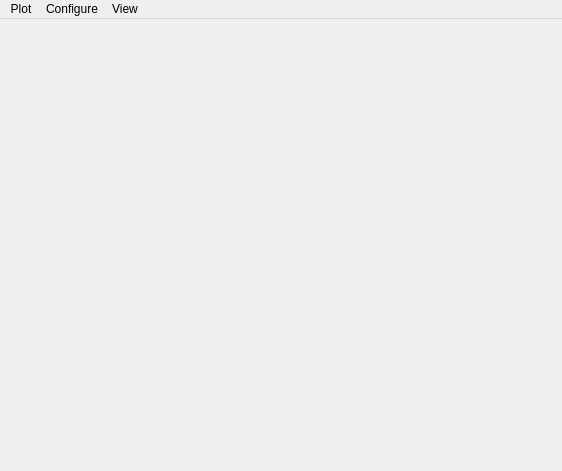
<?xml version="1.0" encoding="UTF-8"?>
<ui version="4.0">
 <class>WindowSignalPlot</class>
 <widget class="QMainWindow" name="WindowSignalPlot">
  <property name="geometry">
   <rect>
    <x>0</x>
    <y>0</y>
    <width>562</width>
    <height>471</height>
   </rect>
  </property>
  <property name="cursor">
   <cursorShape>UpArrowCursor</cursorShape>
  </property>
  <property name="windowTitle">
   <string>Signal</string>
  </property>
  <widget class="QWidget" name="centralwidget">
   <layout class="QGridLayout" name="gridLayout">
    <item row="0" column="0">
     <widget class="SignalPlot" name="qwtPlotSignal">
      <property name="canvasBackground" stdset="0">
       <brush brushstyle="SolidPattern">
        <color alpha="255">
         <red>255</red>
         <green>255</green>
         <blue>255</blue>
        </color>
       </brush>
      </property>
     </widget>
    </item>
   </layout>
  </widget>
  <widget class="QMenuBar" name="menubar">
   <property name="geometry">
    <rect>
     <x>0</x>
     <y>0</y>
     <width>562</width>
     <height>21</height>
    </rect>
   </property>
   <widget class="QMenu" name="menuConfigure">
    <property name="title">
     <string>Configure</string>
    </property>
    <addaction name="actionOptions"/>
    <addaction name="actionRefresh"/>
    <addaction name="actionDisplayAverageWaveform"/>
    <addaction name="separator"/>
    <addaction name="actionActiveCuts"/>
   </widget>
   <widget class="QMenu" name="menuFile">
    <property name="title">
     <string>Plot</string>
    </property>
    <addaction name="actionSaveImage"/>
    <addaction name="actionSaveData"/>
   </widget>
   <widget class="QMenu" name="menuView">
    <property name="title">
     <string>View</string>
    </property>
    <widget class="QMenu" name="menuShow">
     <property name="title">
      <string>Show</string>
     </property>
     <addaction name="actionToFGates"/>
     <addaction name="actionChargeIntegralGates"/>
    </widget>
    <addaction name="actionRenameWindow"/>
    <addaction name="actionAutoscale"/>
    <addaction name="actionAlignSignals"/>
    <addaction name="menuShow"/>
   </widget>
   <addaction name="menuFile"/>
   <addaction name="menuConfigure"/>
   <addaction name="menuView"/>
  </widget>
  <action name="actionOptions">
   <property name="text">
    <string>Options</string>
   </property>
   <property name="shortcut">
    <string>C, O</string>
   </property>
  </action>
  <action name="actionSaveImage">
   <property name="text">
    <string>Save image</string>
   </property>
   <property name="shortcut">
    <string>P, I</string>
   </property>
  </action>
  <action name="actionSaveData">
   <property name="text">
    <string>Save data</string>
   </property>
   <property name="shortcut">
    <string>P, D, Ctrl+S</string>
   </property>
  </action>
  <action name="actionClose">
   <property name="text">
    <string>Close</string>
   </property>
  </action>
  <action name="actionRefresh">
   <property name="text">
    <string>Refresh</string>
   </property>
   <property name="shortcut">
    <string>C, R</string>
   </property>
  </action>
  <action name="actionDisplayAverageWaveform">
   <property name="checkable">
    <bool>true</bool>
   </property>
   <property name="text">
    <string>Display average waveform</string>
   </property>
   <property name="shortcut">
    <string>C, D</string>
   </property>
  </action>
  <action name="actionActiveCuts">
   <property name="text">
    <string>Active cuts</string>
   </property>
   <property name="shortcut">
    <string>C, A</string>
   </property>
  </action>
  <action name="actionRenameWindow">
   <property name="text">
    <string>Rename window</string>
   </property>
   <property name="shortcut">
    <string>F2</string>
   </property>
  </action>
  <action name="actionAutoscale">
   <property name="checkable">
    <bool>true</bool>
   </property>
   <property name="text">
    <string>Autoscale (Vertical)</string>
   </property>
  </action>
  <action name="actionToFGates">
   <property name="checkable">
    <bool>true</bool>
   </property>
   <property name="text">
    <string>ToF Gates</string>
   </property>
  </action>
  <action name="actionChargeIntegralGates">
   <property name="checkable">
    <bool>true</bool>
   </property>
   <property name="text">
    <string>Charge Integral Gates</string>
   </property>
  </action>
  <action name="actionAlignSignals">
   <property name="checkable">
    <bool>true</bool>
   </property>
   <property name="text">
    <string>Align signals by CFD</string>
   </property>
  </action>
 </widget>
 <customwidgets>
  <customwidget>
   <class>QwtPlot</class>
   <extends>QFrame</extends>
   <header>qwt_plot.h</header>
   <container>1</container>
  </customwidget>
  <customwidget>
   <class>SignalPlot</class>
   <extends>QwtPlot</extends>
   <header>SignalPlot.h</header>
   <container>1</container>
  </customwidget>
 </customwidgets>
 <resources/>
 <connections>
  <connection>
   <sender>actionClose</sender>
   <signal>triggered()</signal>
   <receiver>WindowSignalPlot</receiver>
   <slot>onCloseClicked()</slot>
   <hints>
    <hint type="sourcelabel">
     <x>-1</x>
     <y>-1</y>
    </hint>
    <hint type="destinationlabel">
     <x>476</x>
     <y>283</y>
    </hint>
   </hints>
  </connection>
  <connection>
   <sender>actionSaveData</sender>
   <signal>triggered()</signal>
   <receiver>WindowSignalPlot</receiver>
   <slot>onSaveDataClicked()</slot>
   <hints>
    <hint type="sourcelabel">
     <x>-1</x>
     <y>-1</y>
    </hint>
    <hint type="destinationlabel">
     <x>476</x>
     <y>283</y>
    </hint>
   </hints>
  </connection>
  <connection>
   <sender>actionSaveImage</sender>
   <signal>triggered()</signal>
   <receiver>WindowSignalPlot</receiver>
   <slot>onSaveImageClicked()</slot>
   <hints>
    <hint type="sourcelabel">
     <x>-1</x>
     <y>-1</y>
    </hint>
    <hint type="destinationlabel">
     <x>476</x>
     <y>283</y>
    </hint>
   </hints>
  </connection>
  <connection>
   <sender>actionRefresh</sender>
   <signal>triggered()</signal>
   <receiver>WindowSignalPlot</receiver>
   <slot>onRefreshClicked()</slot>
   <hints>
    <hint type="sourcelabel">
     <x>-1</x>
     <y>-1</y>
    </hint>
    <hint type="destinationlabel">
     <x>476</x>
     <y>283</y>
    </hint>
   </hints>
  </connection>
  <connection>
   <sender>actionOptions</sender>
   <signal>triggered()</signal>
   <receiver>WindowSignalPlot</receiver>
   <slot>onOptionsClicked()</slot>
   <hints>
    <hint type="sourcelabel">
     <x>-1</x>
     <y>-1</y>
    </hint>
    <hint type="destinationlabel">
     <x>476</x>
     <y>283</y>
    </hint>
   </hints>
  </connection>
  <connection>
   <sender>actionDisplayAverageWaveform</sender>
   <signal>toggled(bool)</signal>
   <receiver>WindowSignalPlot</receiver>
   <slot>onDisplayAverageClicked(bool)</slot>
   <hints>
    <hint type="sourcelabel">
     <x>-1</x>
     <y>-1</y>
    </hint>
    <hint type="destinationlabel">
     <x>280</x>
     <y>235</y>
    </hint>
   </hints>
  </connection>
  <connection>
   <sender>actionActiveCuts</sender>
   <signal>triggered()</signal>
   <receiver>WindowSignalPlot</receiver>
   <slot>onActiveCutsClicked()</slot>
   <hints>
    <hint type="sourcelabel">
     <x>-1</x>
     <y>-1</y>
    </hint>
    <hint type="destinationlabel">
     <x>280</x>
     <y>235</y>
    </hint>
   </hints>
  </connection>
  <connection>
   <sender>actionRenameWindow</sender>
   <signal>triggered()</signal>
   <receiver>WindowSignalPlot</receiver>
   <slot>onRenameClicked()</slot>
   <hints>
    <hint type="sourcelabel">
     <x>-1</x>
     <y>-1</y>
    </hint>
    <hint type="destinationlabel">
     <x>280</x>
     <y>235</y>
    </hint>
   </hints>
  </connection>
  <connection>
   <sender>actionAutoscale</sender>
   <signal>toggled(bool)</signal>
   <receiver>WindowSignalPlot</receiver>
   <slot>onAutoscaleToggled(bool)</slot>
   <hints>
    <hint type="sourcelabel">
     <x>-1</x>
     <y>-1</y>
    </hint>
    <hint type="destinationlabel">
     <x>280</x>
     <y>235</y>
    </hint>
   </hints>
  </connection>
  <connection>
   <sender>actionAlignSignals</sender>
   <signal>toggled(bool)</signal>
   <receiver>WindowSignalPlot</receiver>
   <slot>onAlignSignalsToggled(bool)</slot>
   <hints>
    <hint type="sourcelabel">
     <x>-1</x>
     <y>-1</y>
    </hint>
    <hint type="destinationlabel">
     <x>280</x>
     <y>235</y>
    </hint>
   </hints>
  </connection>
  <connection>
   <sender>actionToFGates</sender>
   <signal>toggled(bool)</signal>
   <receiver>WindowSignalPlot</receiver>
   <slot>onShowToFToggled(bool)</slot>
   <hints>
    <hint type="sourcelabel">
     <x>-1</x>
     <y>-1</y>
    </hint>
    <hint type="destinationlabel">
     <x>280</x>
     <y>235</y>
    </hint>
   </hints>
  </connection>
  <connection>
   <sender>actionChargeIntegralGates</sender>
   <signal>toggled(bool)</signal>
   <receiver>WindowSignalPlot</receiver>
   <slot>onShowCIToggled(bool)</slot>
   <hints>
    <hint type="sourcelabel">
     <x>-1</x>
     <y>-1</y>
    </hint>
    <hint type="destinationlabel">
     <x>280</x>
     <y>235</y>
    </hint>
   </hints>
  </connection>
 </connections>
 <slots>
  <slot>onSaveDataClicked()</slot>
  <slot>onSaveImageClicked()</slot>
  <slot>onRefreshClicked()</slot>
  <slot>onOptionsClicked()</slot>
  <slot>onDisplayAverageClicked(bool)</slot>
  <slot>onActiveCutsClicked()</slot>
  <slot>onRenameClicked()</slot>
  <slot>onAutoscaleToggled(bool)</slot>
  <slot>onAlignSignalsToggled(bool)</slot>
  <slot>onShowToFToggled(bool)</slot>
  <slot>onShowCIToggled(bool)</slot>
 </slots>
</ui>
